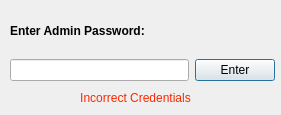
<?xml version="1.0" encoding="UTF-8"?>
<ui version="4.0">
 <class>adminplat</class>
 <widget class="QDialog" name="adminplat">
  <property name="geometry">
   <rect>
    <x>0</x>
    <y>0</y>
    <width>281</width>
    <height>115</height>
   </rect>
  </property>
  <property name="windowTitle">
   <string>Dialog</string>
  </property>
  <widget class="QLabel" name="incorrect">
   <property name="geometry">
    <rect>
     <x>70</x>
     <y>90</y>
     <width>131</width>
     <height>16</height>
    </rect>
   </property>
   <property name="text">
    <string>&lt;html&gt;&lt;head/&gt;&lt;body&gt;&lt;p align=&quot;center&quot;&gt;&lt;span style=&quot; color:#ff2600;&quot;&gt;Incorrect Credentials&lt;/span&gt;&lt;/p&gt;&lt;/body&gt;&lt;/html&gt;</string>
   </property>
  </widget>
  <widget class="QWidget" name="layoutWidget">
   <property name="geometry">
    <rect>
     <x>10</x>
     <y>10</y>
     <width>265</width>
     <height>71</height>
    </rect>
   </property>
   <layout class="QGridLayout" name="gridLayout">
    <item row="0" column="0">
     <widget class="QLabel" name="label">
      <property name="text">
       <string>&lt;html&gt;&lt;head/&gt;&lt;body&gt;&lt;p&gt;&lt;span style=&quot; font-weight:700;&quot;&gt;Enter Admin Password:&lt;/span&gt;&lt;/p&gt;&lt;/body&gt;&lt;/html&gt;</string>
      </property>
     </widget>
    </item>
    <item row="1" column="0">
     <widget class="QLineEdit" name="adminPass">
      <property name="echoMode">
       <enum>QLineEdit::Password</enum>
      </property>
     </widget>
    </item>
    <item row="1" column="1">
     <widget class="QPushButton" name="pushButton">
      <property name="text">
       <string>Enter</string>
      </property>
     </widget>
    </item>
   </layout>
  </widget>
 </widget>
 <resources/>
 <connections/>
</ui>
